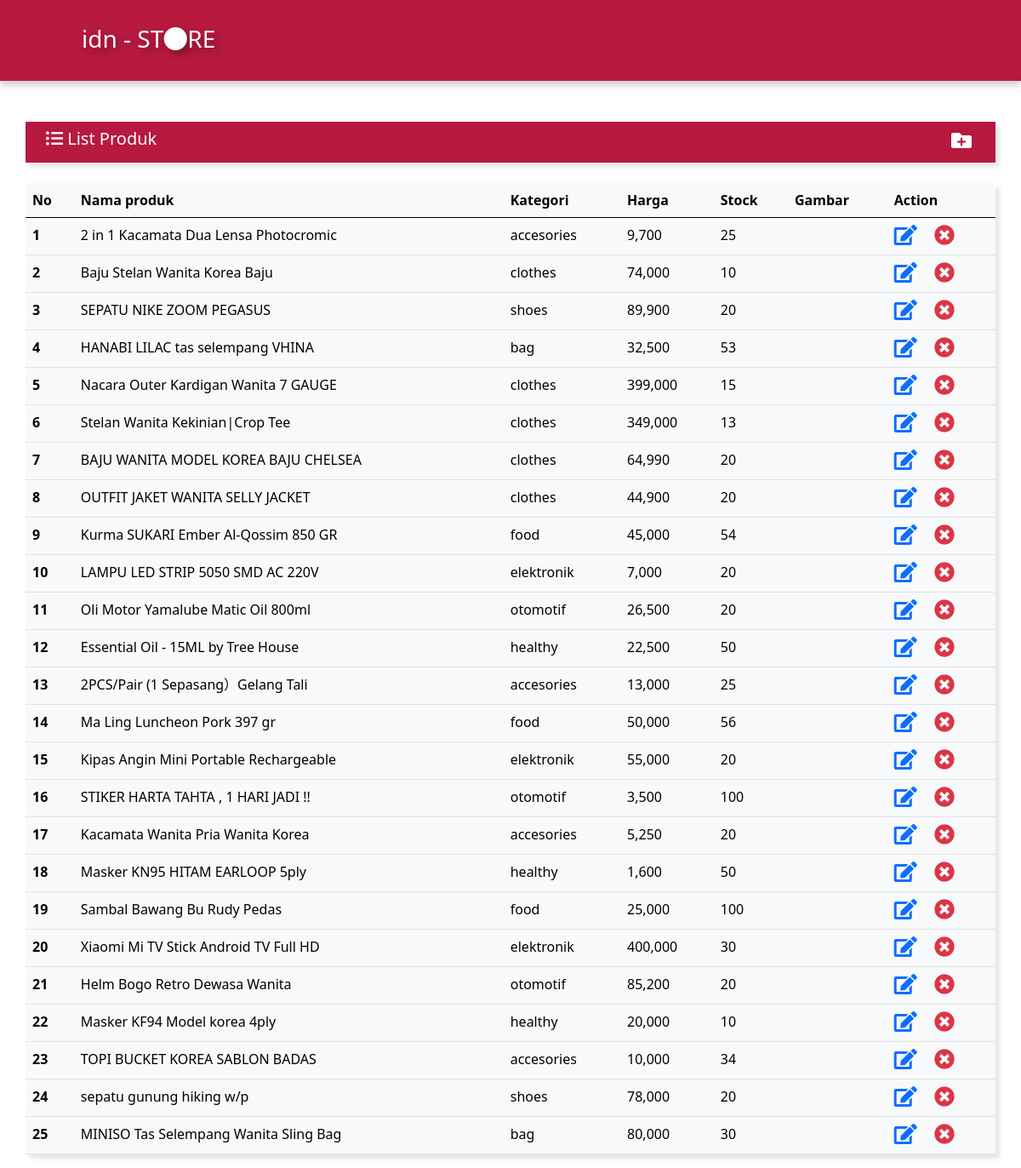
Page /list.php on the committed database.
### tables this page shows
CREATE TABLE `produk` (
  `id` int(11) NOT NULL,
  `nama_produk` varchar(255) NOT NULL,
  `kategori` varchar(100) NOT NULL,
  `harga` int(100) NOT NULL,
  `stok` int(100) NOT NULL,
  `gambar` varchar(255) NOT NULL,
  `detail` text NOT NULL
);

### list.php (the view, shortened to what this page needs)
<?php
require "koneksi.php";
?>
<!DOCTYPE html>
<html lang="en">
<head>
    <link href="https://cdn.jsdelivr.net/npm/bootstrap@5.0.0-beta2/dist/css/bootstrap.min.css" rel="stylesheet">
    <link rel="stylesheet" href="https://pro.fontawesome.com/releases/v5.10.0/css/all.css" />
    <link rel="stylesheet" href="style/style.css">
</head>
<body>
    <nav class="navbar navbar-expand-lg navbar-light bg-primary">
        <div class="container-fluid ps-5  pb-3" id="nav">
            <a class="navbar-brand ps-5 fs-3 pt-3" href="index.php">idn - ST<i class="fa fa-circle"></i>RE</a>
        </div>
    </nav>
    <section id="head">
        <div class="container mt-5 p-2 ps-4">
            <h5> <i class="fas fa-list-ul"></i> List Produk</h5>
            <a href="input.php"><i class="fa fa-folder-plus fs-4 float-end" style="margin-top: -30px; margin-right: 20px; text-decoration: none;
            color: white;"></i></a>
        </div>
    </section>
    <table class="table pb-3 bg-light container mt-4">
        <thead>
            <tr style="color: black;">
                <th>No</th>
                <th>Nama produk</th>
                <th>Kategori</th>
                <th>Harga</th>
                <th>Stock</th>
                <th>Gambar</th>
                <th>Action</th>
            </tr>
        </thead>
        <tbody>
            <?php
            $no = 1;
            $id = mysqli_query($conn, "SELECT * FROM produk ORDER BY produk.id");
            while ($prdk = mysqli_fetch_array($id)) {
            ?>
                <tr style="color: black;">
                    <th><?= $no++ ?></th>
                    <td><?= $prdk["nama_produk"] ?></td>
                    <td><?= $prdk["kategori"] ?></td>
                    <td><?= number_format($prdk["harga"]) ?></td>
                    <td><?= $prdk["stok"] ?></td>
                    <td>
                    </td>
                    <td>
                        <a href="edit.php?id=<?= $prdk["id"] ?>"><i class="fa fa-edit fs-4"></i></a>
                        <a href="hapus.php?id=<?= $prdk["id"] ?>"><i class="fa fa-times-circle fs-4 text-danger ms-3"></i></a>
                    </td>
                </tr>
            <?php
            }
            ?>
        </tbody>
    </table>
</body>
</html>

### style/style.css (style rules this page uses)
.bg-primary { background-color: #b7193f !important; }
.navbar { box-shadow: 0 5px 8px rgba(0, 0, 0, .2); }
.navbar-brand { color: white !important; display: inline-block;text-shadow: 5px 5px 8px rgba(0, 0, 0, .3); }
.container { background-color: #b7193f; box-shadow: 5px 5px 5px rgba(0, 0, 0, .1); color: white; }

### rows in the picture
produk: nama_produk "2 in 1 Kacamata Dua Lensa Photocromic", kategori "accesories", harga "9,700", stok "25"
produk: nama_produk "Baju Stelan Wanita Korea Baju", kategori "clothes", harga "74,000", stok "10"
produk: nama_produk "SEPATU NIKE ZOOM PEGASUS", kategori "shoes", harga "89,900", stok "20"
produk: nama_produk "HANABI LILAC tas selempang VHINA", kategori "bag", harga "32,500", stok "53"
produk: nama_produk "Nacara Outer Kardigan Wanita 7 GAUGE", kategori "clothes", harga "399,000", stok "15"
produk: nama_produk "Stelan Wanita Kekinian|Crop Tee", kategori "clothes", harga "349,000", stok "13"
produk: nama_produk "BAJU WANITA MODEL KOREA BAJU CHELSEA", kategori "clothes", harga "64,990", stok "20"
produk: nama_produk "OUTFIT JAKET WANITA SELLY JACKET", kategori "clothes", harga "44,900", stok "20"
produk: nama_produk "Kurma SUKARI Ember Al-Qossim 850 GR", kategori "food", harga "45,000", stok "54"
produk: nama_produk "LAMPU LED STRIP 5050 SMD AC 220V", kategori "elektronik", harga "7,000", stok "20"
produk: nama_produk "Oli Motor Yamalube Matic Oil 800ml", kategori "otomotif", harga "26,500", stok "20"
produk: nama_produk "Essential Oil - 15ML by Tree House", kategori "healthy", harga "22,500", stok "50"
produk: nama_produk "2PCS/Pair (1 Sepasang）Gelang Tali", kategori "accesories", harga "13,000", stok "25"
produk: nama_produk "Ma Ling Luncheon Pork 397 gr", kategori "food", harga "50,000", stok "56"
produk: nama_produk "Kipas Angin Mini Portable Rechargeable", kategori "elektronik", harga "55,000", stok "20"
produk: nama_produk "STIKER HARTA TAHTA , 1 HARI JADI !!", kategori "otomotif", harga "3,500", stok "100"
produk: nama_produk "Kacamata Wanita Pria Wanita Korea", kategori "accesories", harga "5,250", stok "20"
produk: nama_produk "Masker KN95 HITAM EARLOOP 5ply", kategori "healthy", harga "1,600", stok "50"
produk: nama_produk "Sambal Bawang Bu Rudy Pedas", kategori "food", harga "25,000", stok "100"
produk: nama_produk "Xiaomi Mi TV Stick Android TV Full HD", kategori "elektronik", harga "400,000", stok "30"
produk: nama_produk "Helm Bogo Retro Dewasa Wanita", kategori "otomotif", harga "85,200", stok "20"
produk: nama_produk "Masker KF94 Model korea 4ply", kategori "healthy", harga "20,000", stok "10"
produk: nama_produk "TOPI BUCKET KOREA SABLON BADAS", kategori "accesories", harga "10,000", stok "34"
produk: nama_produk "sepatu gunung hiking w/p", kategori "shoes", harga "78,000", stok "20"
produk: nama_produk "MINISO Tas Selempang Wanita Sling Bag", kategori "bag", harga "80,000", stok "30"
